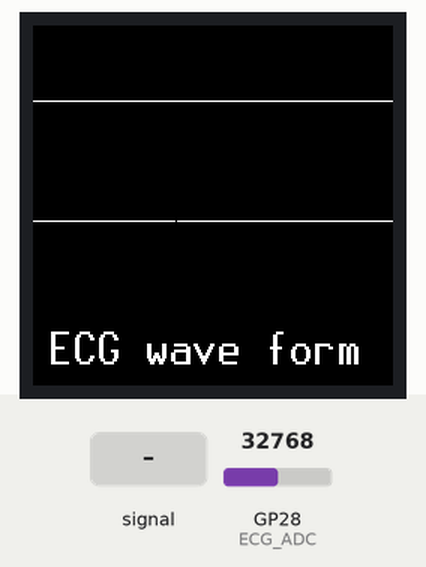
Recording of a program running on a simulated Raspberry Pi Pico running MicroPython. Parts: 240×240 colour display. The test bench sets the inputs (shaded band); at power-on: GP28 (ECG_ADC) = 32768 (analog values on the 0–65535 scale). Library files of the repository ran but are not shown: st7789.py, vga2_8x8.py, vga1_16x32.py.

Above: at 2.5 s.
2.6 s: GP28 (ECG_ADC) fed a 200 Hz sine of ±5242 counts around its level
At 3.6 s:
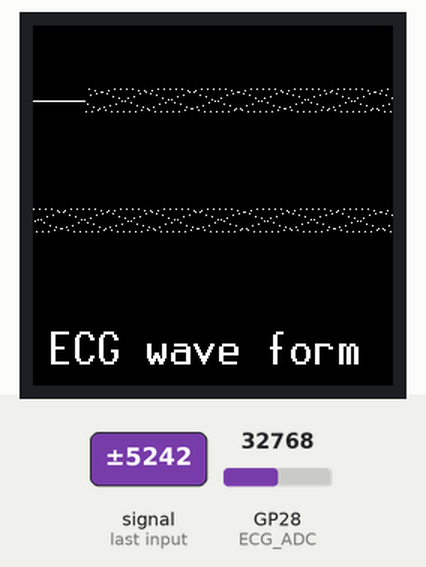
5.2 s: GP28 (ECG_ADC) set to 0
At 6.6 s:
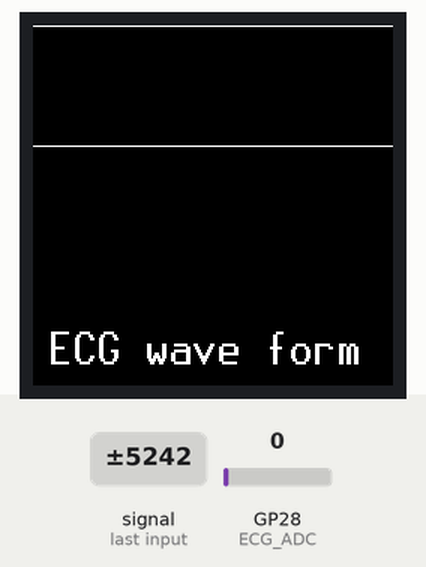
Timing chart, 0 to 8.2 s (numbered marks = the images above; inputs shaded):
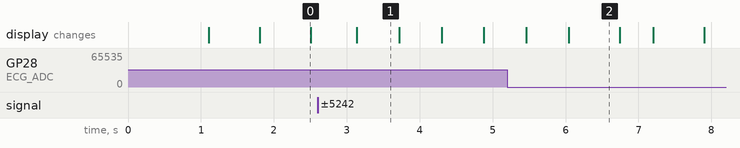

Measured:
- what the display in image 1 shows lasts 0.6 s, from 3.1 s to 3.7 s

The program:

main.py
```python
import uos
import st7789 as st7789
from fonts import vga2_8x8 as font1
from fonts import vga1_16x32 as font2
import random
import framebuf
from machine import Pin, SPI, ADC,PWM,freq
import time, math,array
from utime import sleep_ms
import struct
freq(200_000_000 )

st7789_res = 0
st7789_dc  = 1
disp_width = 240
disp_height = 240
CENTER_Y = int(disp_width/2)
CENTER_X = int(disp_height/2)
spi_sck=Pin(2)
spi_tx=Pin(3)
spi0=SPI(0,baudrate=62_000_000, phase=1, polarity=1, sck=spi_sck, mosi=spi_tx)


display = st7789.ST7789(spi0, disp_width, disp_width,
                          reset=machine.Pin(st7789_res, machine.Pin.OUT),
                          dc=machine.Pin(st7789_dc, machine.Pin.OUT),
                          xstart=0, ystart=0, rotation=0)
display.fill(st7789.BLACK)
display.text(font2, "ECG wave form", 10, 200)

temp = array.array('H', (0 for _ in range(480)))
dis_a=bytearray(480)
dis_b=bytearray(480)
ECG_ADC = ADC(Pin(28))

for i in range (480) :
    temp[i] = ECG_ADC.read_u16()
    dis_a[i]=int(temp[i]/65535*100)
    dis_b[i]=dis_a[i]
    display.pixel(i%240, dis_a[i]+int(i/240)*80, 0xFFFF)

while True:

    for i in range (480) :
        temp[i] = ECG_ADC.read_u16()
        display.pixel(i%240, dis_b[i]+int(i/240)*80, 0x0000)
        dis_a[i]=int(temp[i]/65535*100)
        display.pixel(i%240, dis_a[i]+int(i/240)*80, 0xFFFF)
        dis_b[i]=dis_a[i]
```
